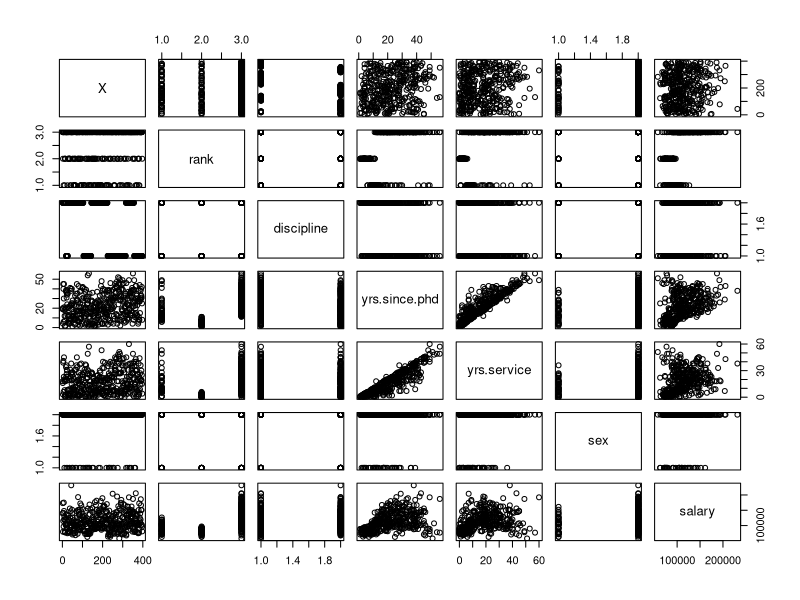
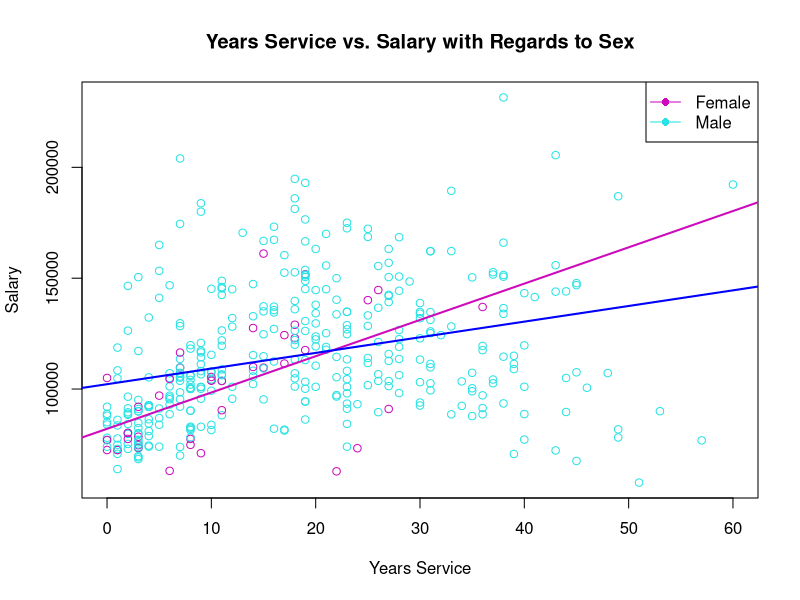
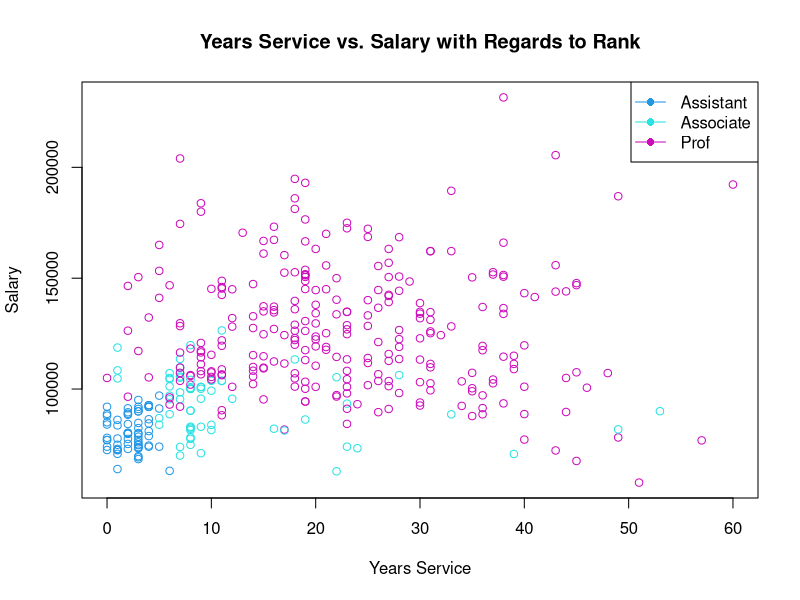
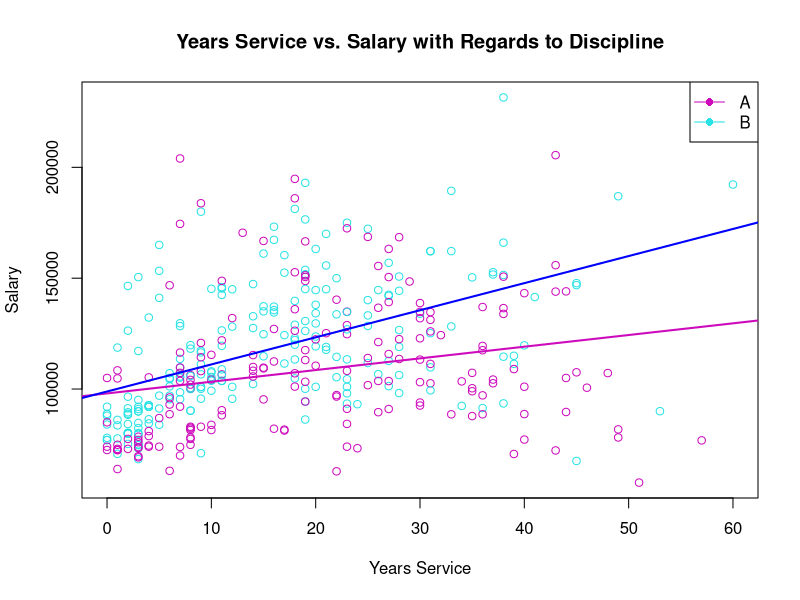
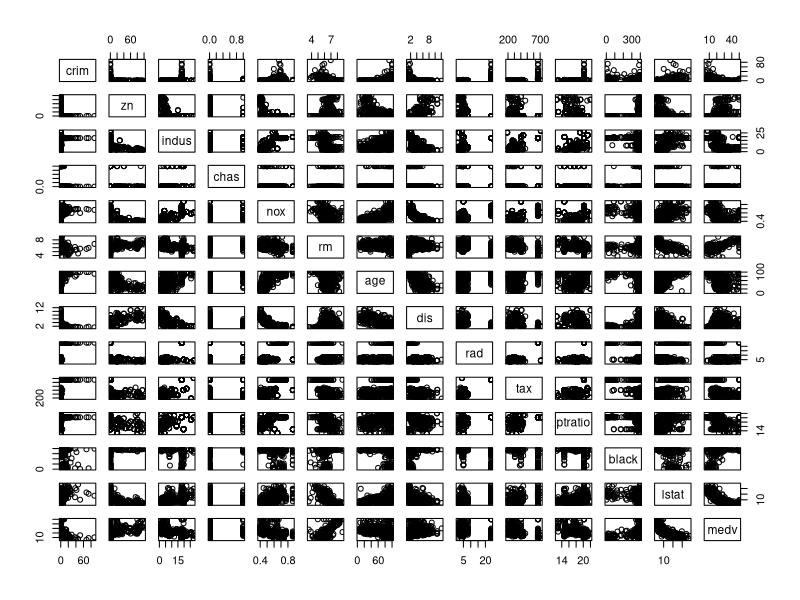
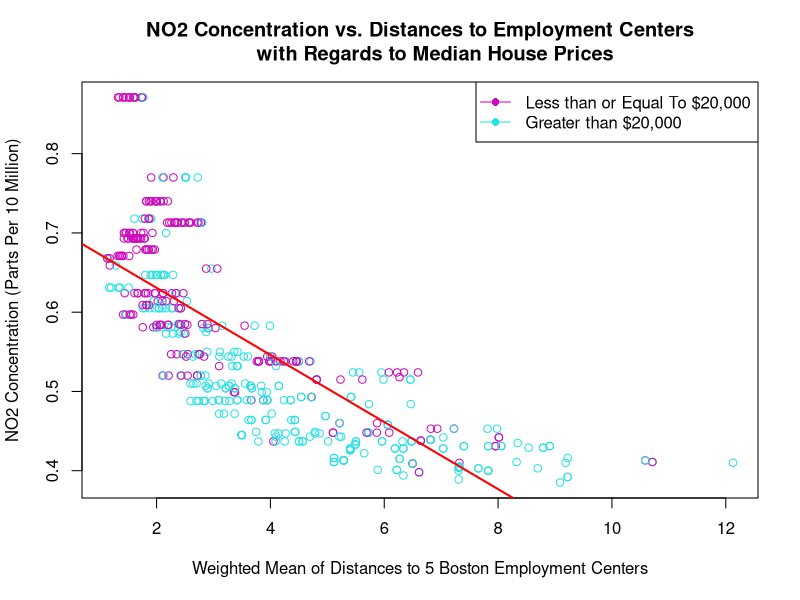
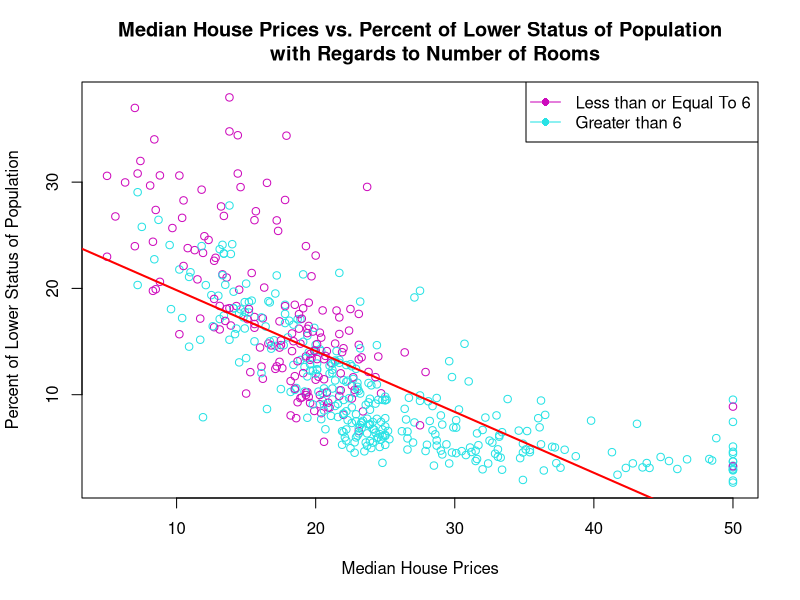
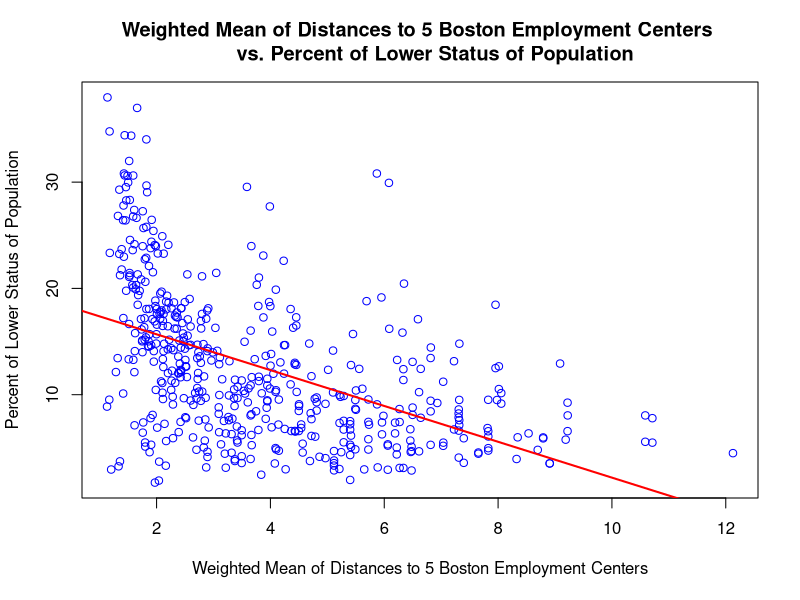

Source code (R) for these figures, in order:
# Problem 1

money.data <- read.csv("Salaries.csv")
money.data
head(money.data)
summary(money.data)
plot(money.data)

# 1) Do men and women make a discernable difference overall in their salaries as
# their time as a professor progresses?
plot(money.data$yrs.service, money.data$salary, col=5 + (money.data$sex=="Female"),
     xlab="Years Service", 
     ylab="Salary",
     main="Years Service vs. Salary with Regards to Sex")
# Add a legend
legend("topright", lty=1, col=c(6,5), pch=c(16, 16), legend=c("Female", "Male"))
# Add trend line for women
abline(lm(salary~yrs.service, data=subset(money.data, sex=="Female")), col=6, lwd=2)
# Add trend line for men
abline(lm(salary~yrs.service, data=subset(money.data, sex=="Male")), col="blue", lwd=2)


# 2) Relative to salary, what are typical times in terms of years of service for each rank?

# Function to determine a numeric marker for rank
rank_marker <- function(rank) {
  r <- rank
  rmark = 0
  if(r == "Prof") {
    rmark = 2
  }
  else if(r == "AssocProf") {
    rmark = 1
  }
  rmark
}

# Add a numeric marker column for rank
money.data["rmark"] = sapply(money.data$rank, rank_marker)

plot(money.data$yrs.service, money.data$salary, col=4 + (money.data$rmark),
     xlab="Years Service", 
     ylab="Salary",
     main="Years Service vs. Salary with Regards to Rank")
# Add a legend
legend("topright", lty=1, col=4:6, pch=c(16, 16, 16), legend=c("Assistant",
                                                               "Associate", "Prof"))

# Table with average times of service per rank
avg1 <- aggregate(yrs.service~rank, money.data, FUN=mean, na.rm=TRUE)
print(avg1)


# 3)	What general relationship exists between discipline and salary as time of
# service progresses?

plot(money.data$yrs.service, money.data$salary, col=5 + (money.data$discipline=="A"),
     xlab="Years Service", 
     ylab="Salary",
     main="Years Service vs. Salary with Regards to Discipline")
# Add a legend
legend("topright", lty=1, col=c(6,5), pch=c(16, 16), legend=c("A", "B"))
# Add trend line for discipline A
abline(lm(salary~yrs.service, data=subset(money.data, discipline=="A")), col=6, lwd=2)
# Add trend line for discipline B
abline(lm(salary~yrs.service, data=subset(money.data, discipline=="B")), col="blue", lwd=2)

# Table with average times of service per discipline
avg3 <- aggregate(yrs.service~discipline, money.data, FUN=mean, na.rm=TRUE)
print(avg3)


# Problem 2

library(MASS)
data(Boston)
?Boston # Boston documentation
Boston
head(Boston)
summary(Boston)
plot(Boston)

plot(Boston$dis, Boston$nox, col=5 + (Boston$medv<=20),
     xlab="Weighted Mean of Distances to 5 Boston Employment Centers", 
     ylab="NO2 Concentration (Parts Per 10 Million)",
     main="NO2 Concentration vs. Distances to Employment Centers
     with Regards to Median House Prices")
# Add a legend
legend("topright", lty=1, col=c(6,5), pch=c(16, 16), legend=c("Less than or Equal To $20,000",
                                                              "Greater than $20,000"))
# Add trend line
abline(lm(nox~dis, data=subset(Boston)), col="red", lwd=2)


plot(Boston$medv, Boston$lstat, col=5 + (Boston$rm<=6),
     xlab="Median House Prices", 
     ylab="Percent of Lower Status of Population",
     main="Median House Prices vs. Percent of Lower Status of Population
     with Regards to Number of Rooms")
# Add a legend
legend("topright", lty=1, col=c(6,5), pch=c(16, 16), legend=c("Less than or Equal To 6",
                                                              "Greater than 6"))
# Add trend line
abline(lm(lstat~medv, data=subset(Boston)), col="red", lwd=2)


plot(Boston$dis, Boston$lstat, col="blue",
     xlab="Weighted Mean of Distances to 5 Boston Employment Centers", 
     ylab="Percent of Lower Status of Population",
     main="Weighted Mean of Distances to 5 Boston Employment Centers 
     vs. Percent of Lower Status of Population")
# Add trend line
abline(lm(lstat~dis, data=subset(Boston)), col="red", lwd=2)

head(mtcars)
plot(Boston)
data(mtcars)
require(graphics)
subs <- mtcars[c(1,3,4,5,6,7,9)] # Subset of columns related to MPG

pairs(Boston)
pairs(Boston, panel=panel.smooth) # Add a trend line


# dframe("log price") <- log(dframe$price)